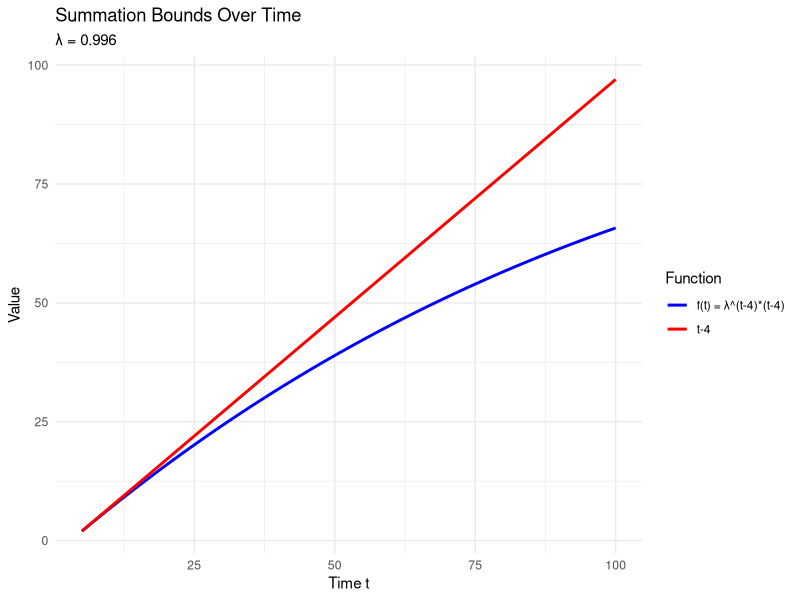
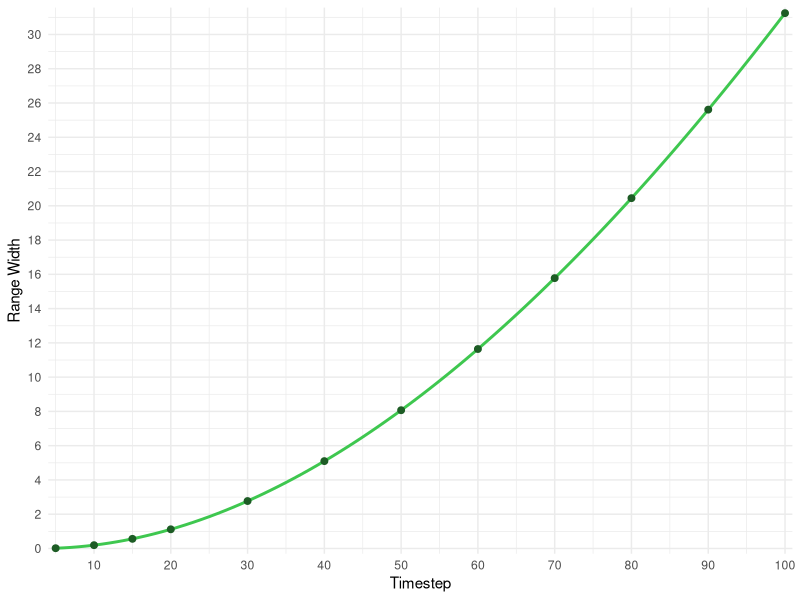
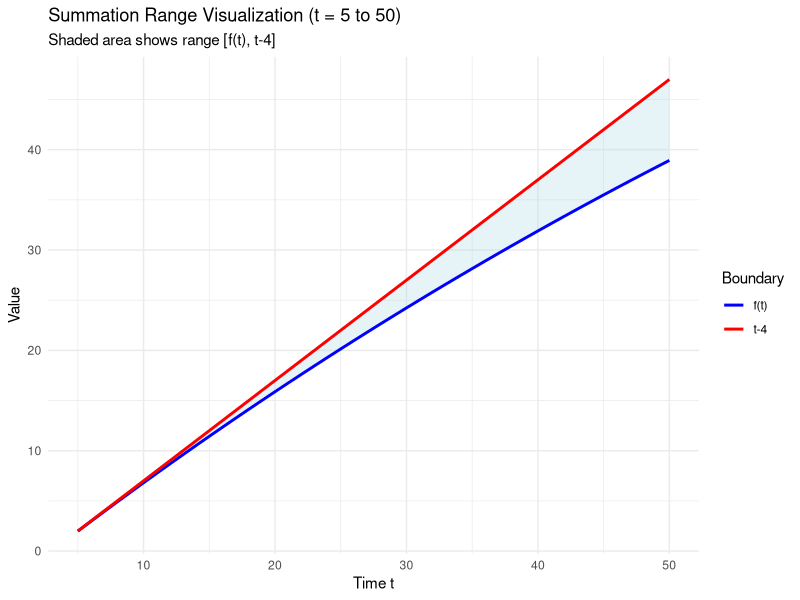
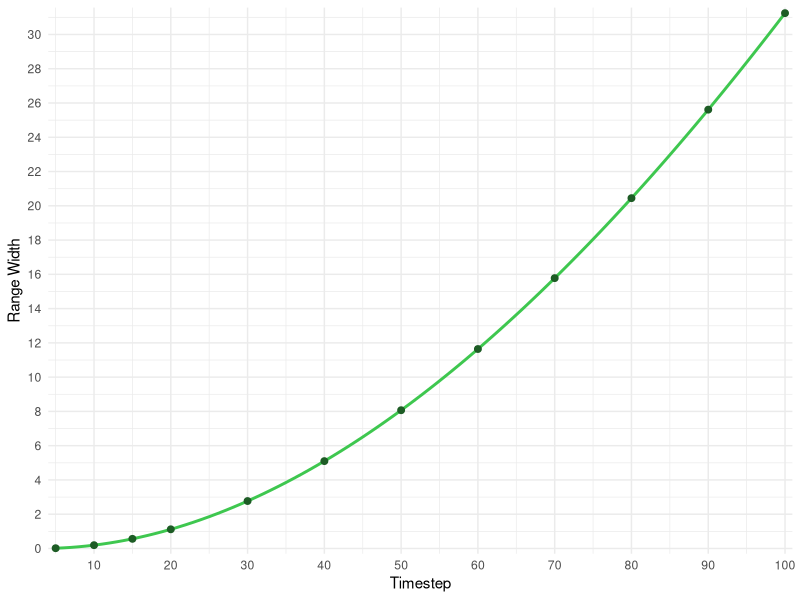

R code for these plots, in order:
# Analysis of summation range [f(t), t-4] over time
# where f(t) = lambda^(t-4) * (t-4) and lambda = 0.996

library(ggplot2)
library(dplyr)

# Parameters
lambda <- 0.996
t_max <- 100

# Create data frame
df <- data.frame(t = 1:t_max) %>%
  mutate(
    t_minus_4 = t - 4 +1,
    f_t = ifelse(t <= 4, 1, lambda^(t-4+1) * (t-4+1)),
    range_start = ifelse(t <= 4, NA, f_t),
    range_end = ifelse(t <= 4, NA, t_minus_4),
    range_width = ifelse(t <= 4, 0, pmax(0, t_minus_4 - f_t)),
    sum_length = ifelse(t <= 4, 0, ceiling(range_width))  # Number of integer steps
  )

# Print key values at different time points
cat("Range [f(t), t-4] at key time points:\n")
cat("=====================================\n")
key_times <- c(5, 10, 15, 20, 30, 40, 50, 60, 70, 80, 90, 100)
for(t_val in key_times) {
  row <- df[df$t == t_val, ]
  cat(sprintf("t=%d: f(t)=%.3f, t-4=%d, range=[%.3f, %d], width=%.3f\n", 
              t_val, row$f_t, row$t_minus_4, row$range_start, row$range_end, row$range_width))
}

# Plot 1: f(t) and t-4 over time
p1 <- ggplot(df %>% filter(t > 4), aes(x = t)) +
  geom_line(aes(y = f_t, color = "f(t) = λ^(t-4)*(t-4)"), size = 1) +
  geom_line(aes(y = t_minus_4, color = "t-4"), size = 1) +
  labs(title = "Summation Bounds Over Time",
       subtitle = "λ = 0.996",
       x = "Time t", y = "Value",
       color = "Function") +
  theme_minimal() +
  scale_color_manual(values = c("f(t) = λ^(t-4)*(t-4)" = "blue", "t-4" = "red"))

# Plot 2: Range width over time
p2 <- ggplot(df %>% filter(t > 4), aes(x = t, y = range_width)) +
  geom_line(color = "#3EC74F", size = 1) +
  geom_point(data = df %>% filter(t %in% key_times), 
             aes(x = t, y = range_width), color = "#1D5C25", size = 2) +
  scale_x_continuous(breaks = seq(0,100, 10), expand = c(0.01,0.01)) +
  scale_y_continuous(breaks = seq(0,40, 2), expand = c(0.01,0.01))+
  labs(#title = "var-specific Range Width Over Time",
       # subtitle = "Width = (t-4) - f(t)",
       x = "Timestep", y = "Range Width") +
  theme_minimal()
ggsave(filename = 'R:/Kelly/synergy_orderly/figures/f_t_versus_t-4.pdf', p2)

# Plot 3: Visualization of the range as filled area
p3 <- ggplot(df %>% filter(t > 4 & t <= 50), aes(x = t)) +
  geom_ribbon(aes(ymin = f_t, ymax = t_minus_4), alpha = 0.3, fill = "lightblue") +
  geom_line(aes(y = f_t, color = "f(t)"), size = 1) +
  geom_line(aes(y = t_minus_4, color = "t-4"), size = 1) +
  labs(title = "Summation Range Visualization (t = 5 to 50)",
       subtitle = "Shaded area shows range [f(t), t-4]",
       x = "Time t", y = "Value",
       color = "Boundary") +
  theme_minimal() +
  scale_color_manual(values = c("f(t)" = "blue", "t-4" = "red"))

# Display plots
print(p1)
print(p2)
print(p3)



# Summary statistics
cat("\nSummary Statistics:\n")
cat("==================\n")
summary_stats <- df %>% 
  filter(t > 4) %>%
  summarise(
    min_width = min(range_width, na.rm = TRUE),
    max_width = max(range_width, na.rm = TRUE),
    final_width = last(range_width),
    final_f_t = last(f_t),
    final_t_minus_4 = last(t_minus_4)
  )

print(summary_stats)

# Show how many discrete time steps are included in the sum at different times
cat("\nNumber of discrete steps in summation:\n")
cat("=====================================\n")
for(t_val in key_times) {
  row <- df[df$t == t_val, ]
  start_step <- ceiling(row$range_start)
  end_step <- row$range_end
  n_steps <- max(0, end_step - start_step + 1)
  cat(sprintf("t=%d: steps from %d to %d = %d steps total\n", 
              t_val, start_step, end_step, n_steps))
}
